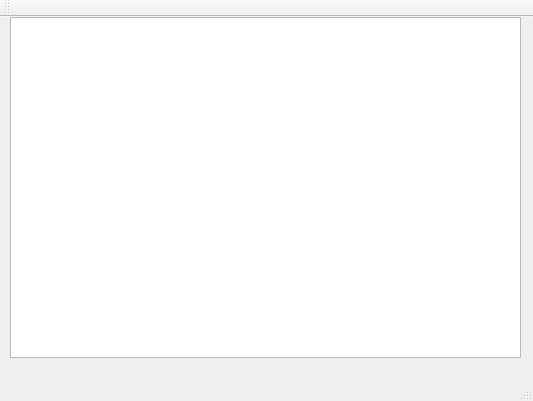
<?xml version="1.0" encoding="UTF-8"?>
<ui version="4.0">
 <class>MainWindow</class>
 <widget class="QMainWindow" name="MainWindow">
  <property name="geometry">
   <rect>
    <x>0</x>
    <y>0</y>
    <width>533</width>
    <height>401</height>
   </rect>
  </property>
  <property name="windowTitle">
   <string>MainWindow</string>
  </property>
  <widget class="QWidget" name="centralWidget">
   <widget class="QTableView" name="tableView">
    <property name="geometry">
     <rect>
      <x>10</x>
      <y>0</y>
      <width>511</width>
      <height>341</height>
     </rect>
    </property>
   </widget>
  </widget>
  <widget class="QMenuBar" name="menuBar">
   <property name="geometry">
    <rect>
     <x>0</x>
     <y>0</y>
     <width>533</width>
     <height>25</height>
    </rect>
   </property>
  </widget>
  <widget class="QToolBar" name="mainToolBar">
   <attribute name="toolBarArea">
    <enum>TopToolBarArea</enum>
   </attribute>
   <attribute name="toolBarBreak">
    <bool>false</bool>
   </attribute>
  </widget>
  <widget class="QStatusBar" name="statusBar"/>
 </widget>
 <layoutdefault spacing="6" margin="11"/>
 <resources/>
 <connections/>
</ui>
